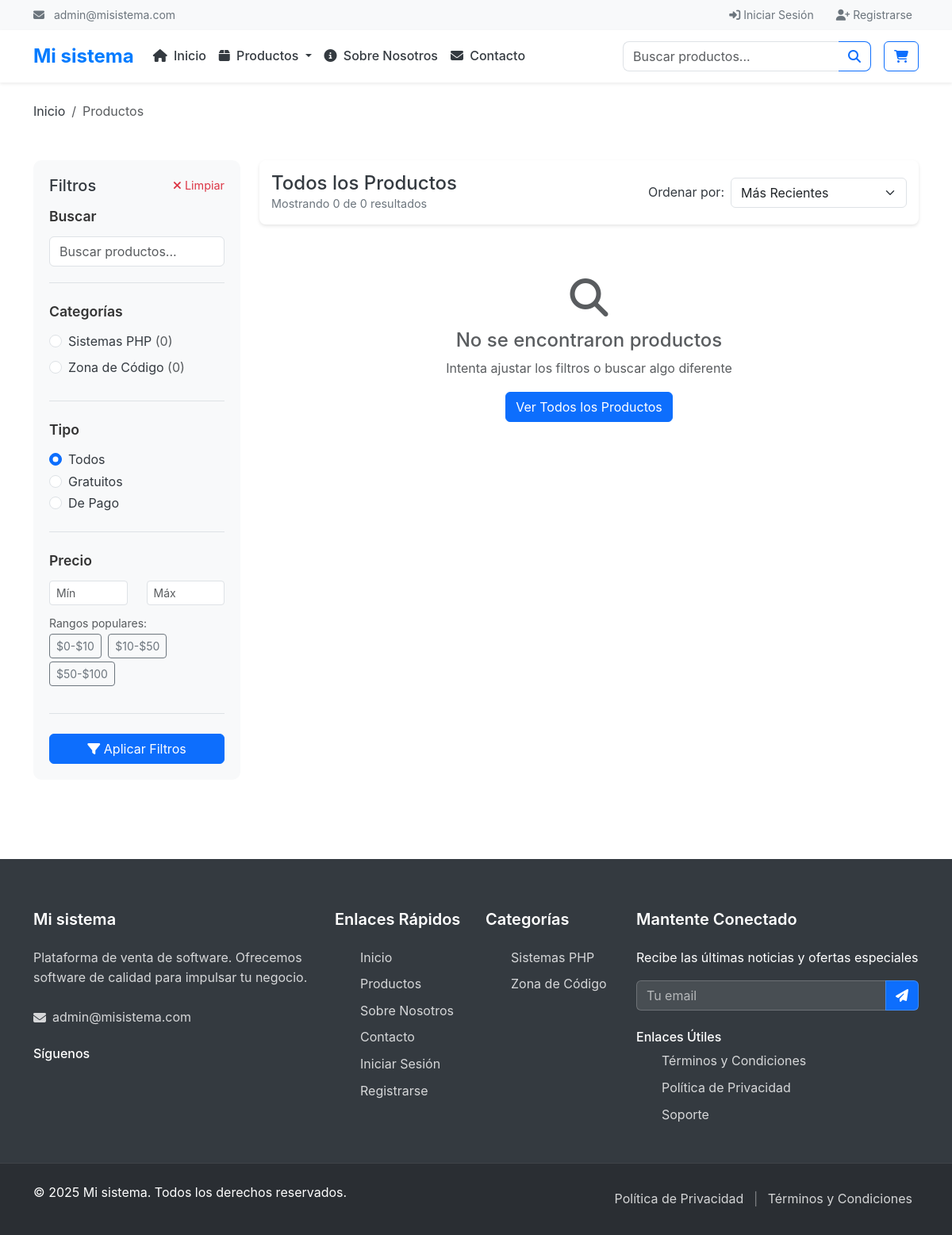
The page /productos on the database its author committed.
### tables this page shows
CREATE TABLE `menu_items` (
  `id` int(11) NOT NULL,
  `title` varchar(200) NOT NULL,
  `url` varchar(500) NOT NULL,
  `parent_id` int(11) DEFAULT NULL,
  `menu_location` enum('main','footer','sidebar','mobile','user') DEFAULT 'main',
  `icon` varchar(100) DEFAULT NULL,
  `target` enum('_self','_blank') DEFAULT '_self',
  `is_active` tinyint(1) DEFAULT 1,
  `sort_order` int(11) DEFAULT 0,
  `created_at` timestamp NOT NULL DEFAULT current_timestamp(),
  `updated_at` timestamp NOT NULL DEFAULT current_timestamp() ON UPDATE current_timestamp()
);

CREATE TABLE `categories` (
  `id` int(11) NOT NULL,
  `name` varchar(100) NOT NULL,
  `slug` varchar(120) NOT NULL,
  `description` text DEFAULT NULL,
  `image` varchar(255) DEFAULT NULL,
  `is_active` tinyint(1) DEFAULT 1,
  `sort_order` int(11) DEFAULT 0,
  `created_at` timestamp NOT NULL DEFAULT current_timestamp(),
  `updated_at` timestamp NOT NULL DEFAULT current_timestamp() ON UPDATE current_timestamp()
);

### pages/products.php (the view, shortened to what the rows shown need)
<?php
$category = $_GET['categoria'] ?? '';
try {
    $db = Database::getInstance()->getConnection();
    $stmt = $db->query("
        SELECT c.*, COUNT(p.id) as product_count
        FROM categories c
        LEFT JOIN products p ON c.id = p.category_id AND p.is_active = 1
        WHERE c.is_active = 1
        GROUP BY c.id
        ORDER BY c.name ASC
    ");
    $categories = $stmt->fetchAll();
} catch (Exception $e) {
    $products = [];
    $categories = [];
    $totalProducts = 0;
    $totalPages = 0;
    logError("Error en página productos: " . $e->getMessage());
}
?>
<!DOCTYPE html>
<html lang="es">
<head>
    <link href="https://cdn.jsdelivr.net/npm/bootstrap@5.3.0/dist/css/bootstrap.min.css" rel="stylesheet">
    <link href="https://cdnjs.cloudflare.com/ajax/libs/font-awesome/6.4.0/css/all.min.css" rel="stylesheet">
    <link href="<?php echo ASSETS_URL; ?>/css/style.css" rel="stylesheet">
</head>
<body>
    <?php include __DIR__ . '/../includes/header.php'; ?>
    <div class="container my-5">
        <div class="row">
            <div class="col-lg-3">
                <div class="filter-sidebar">
                    <form method="GET" id="filterForm">
                        <div class="filter-section">
                            <div class="category-filter">
                                <?php foreach ($categories as $cat): ?>
                                    <div class="form-check">
                                        <input class="form-check-input" type="radio" name="categoria"
                                               value="<?php echo $cat['slug']; ?>" id="cat_<?php echo $cat['id']; ?>"
                                               <?php echo $category === $cat['slug'] ? 'checked' : ''; ?>>
                                        <label class="form-check-label" for="cat_<?php echo $cat['id']; ?>">
                                            <?php echo htmlspecialchars($cat['name']); ?>
                                            <span class="text-muted">(<?php echo $cat['product_count']; ?>)</span>
                                        </label>
                                    </div>
                                <?php endforeach; ?>
                            </div>
                        </div>
                    </form>
                </div>
            </div>
        </div>
    </div>
    <?php include __DIR__ . '/../includes/footer.php'; ?>
</body>
</html>

### includes/header.php (shortened to what the rows shown need)
<?php
try {
    $db = Database::getInstance()->getConnection();
    $stmt = $db->query("
        SELECT * FROM menu_items
        WHERE menu_location = 'main' AND is_active = 1 AND parent_id IS NULL
        ORDER BY sort_order ASC
    ");
    $mainMenuItems = $stmt->fetchAll();
    $subMenus = [];
    foreach ($mainMenuItems as $item) {
        $stmt = $db->prepare("
            SELECT * FROM menu_items
            WHERE parent_id = ? AND is_active = 1
            ORDER BY sort_order ASC
        ");
        $stmt->execute([$item['id']]);
        $subMenus[$item['id']] = $stmt->fetchAll();
    }
} catch (Exception $e) {
    $mainMenuItems = [];
    $subMenus = [];
}
function processMenuUrl($url) {
    if (strpos($url, '/') === 0) {
        return SITE_URL . $url;
    }
    return SITE_URL . '/' . $url;
}
?>
<header class="main-header">
    <nav class="navbar navbar-expand-lg navbar-light bg-white shadow-sm">
        <div class="container">
            <div class="collapse navbar-collapse" id="navbarNav">
                <ul class="navbar-nav me-auto">
                    <?php foreach ($mainMenuItems as $item): ?>
                        <li class="nav-item <?php echo !empty($subMenus[$item['id']]) ? 'dropdown' : ''; ?>">
                            <?php if (!empty($subMenus[$item['id']])): ?>
                                <a class="nav-link dropdown-toggle" href="#" role="button" data-bs-toggle="dropdown">
                                    <?php if ($item['icon']): ?>
                                        <i class="<?php echo $item['icon']; ?> me-1"></i>
                                    <?php endif; ?>
                                    <?php echo htmlspecialchars($item['title']); ?>
                                </a>
                            <?php else: ?>
                                <a class="nav-link" href="<?php echo processMenuUrl($item['url']); ?>" <?php echo $item['target'] == '_blank' ? 'target="_blank"' : ''; ?>>
                                    <?php if ($item['icon']): ?>
                                        <i class="<?php echo $item['icon']; ?> me-1"></i>
                                    <?php endif; ?>
                                    <?php echo htmlspecialchars($item['title']); ?>
                                </a>
                            <?php endif; ?>
                        </li>
                    <?php endforeach; ?>
                </ul>
            </div>
        </div>
    </nav>
</header>

### includes/footer.php (shortened to what the rows shown need)
<?php
try {
    $db = Database::getInstance()->getConnection();
    $stmt = $db->query("
        SELECT * FROM menu_items
        WHERE menu_location = 'footer' AND is_active = 1
        ORDER BY sort_order ASC
    ");
    $footerMenuItems = $stmt->fetchAll();
    $stmt = $db->query("
        SELECT * FROM categories
        WHERE is_active = 1
        ORDER BY name ASC
        LIMIT 6
    ");
    $footerCategories = $stmt->fetchAll();
} catch (Exception $e) {
    $footerMenuItems = [];
    $footerCategories = [];
}
?>
<footer class="main-footer">
    <div class="footer-content">
        <div class="container">
            <div class="row g-4">
                <div class="col-lg-2 col-md-6">
                    <div class="footer-section">
                        <ul class="footer-links">
                            <?php if (empty($footerCategories)): ?>
                                <li><a href="<?php echo SITE_URL; ?>/categoria/sistemas-php">Sistemas PHP</a></li>
                                <li><a href="<?php echo SITE_URL; ?>/categoria/zona-codigo">Zona de Código</a></li>
                            <?php else: ?>
                                <?php foreach ($footerCategories as $category): ?>
                                    <li>
                                        <a href="<?php echo SITE_URL; ?>/categoria/<?php echo $category['slug']; ?>">
                                            <?php echo htmlspecialchars($category['name']); ?>
                                        </a>
                                    </li>
                                <?php endforeach; ?>
                            <?php endif; ?>
                        </ul>
                    </div>
                </div>
                <div class="col-lg-4 col-md-6">
                    <div class="footer-section">
                        <?php if (!empty($footerMenuItems)): ?>
                            <div class="footer-menu-items">
                                <ul class="footer-links">
                                    <?php foreach ($footerMenuItems as $item): ?>
                                        <li>
                                            <a href="<?php echo processMenuUrl($item['url']); ?>"
                                               <?php echo $item['target'] == '_blank' ? 'target="_blank"' : ''; ?>>
                                                <?php echo htmlspecialchars($item['title']); ?>
                                            </a>
                                        </li>
                                    <?php endforeach; ?>
                                </ul>
                            </div>
                        <?php endif; ?>
                    </div>
                </div>
            </div>
        </div>
    </div>
</footer>

### rows shown on the page
menu_items: title "Inicio"
menu_items: title "Productos"
menu_items: title "Sobre Nosotros"
menu_items: title "Contacto"
categories: slug "☐ Sistemas PHP (0)", name "Sistemas PHP", product_count "0"
categories: slug "☐ Zona de Código (0)", name "Zona de Código", product_count "0"
menu_items: title "Términos y Condiciones"
menu_items: title "Política de Privacidad"
menu_items: title "Soporte"

### other values the page prints
getSetting('site_email', 'info@misistema.com') "admin@misistema.com"
$siteName "Mi sistema"
$pageTitle "Todos los Productos"
min($perPage, $totalProducts - $offset) "0"
$totalProducts "0"
$siteDescription "Plataforma de venta de software"
getSetting('site_email') "admin@misistema.com"
